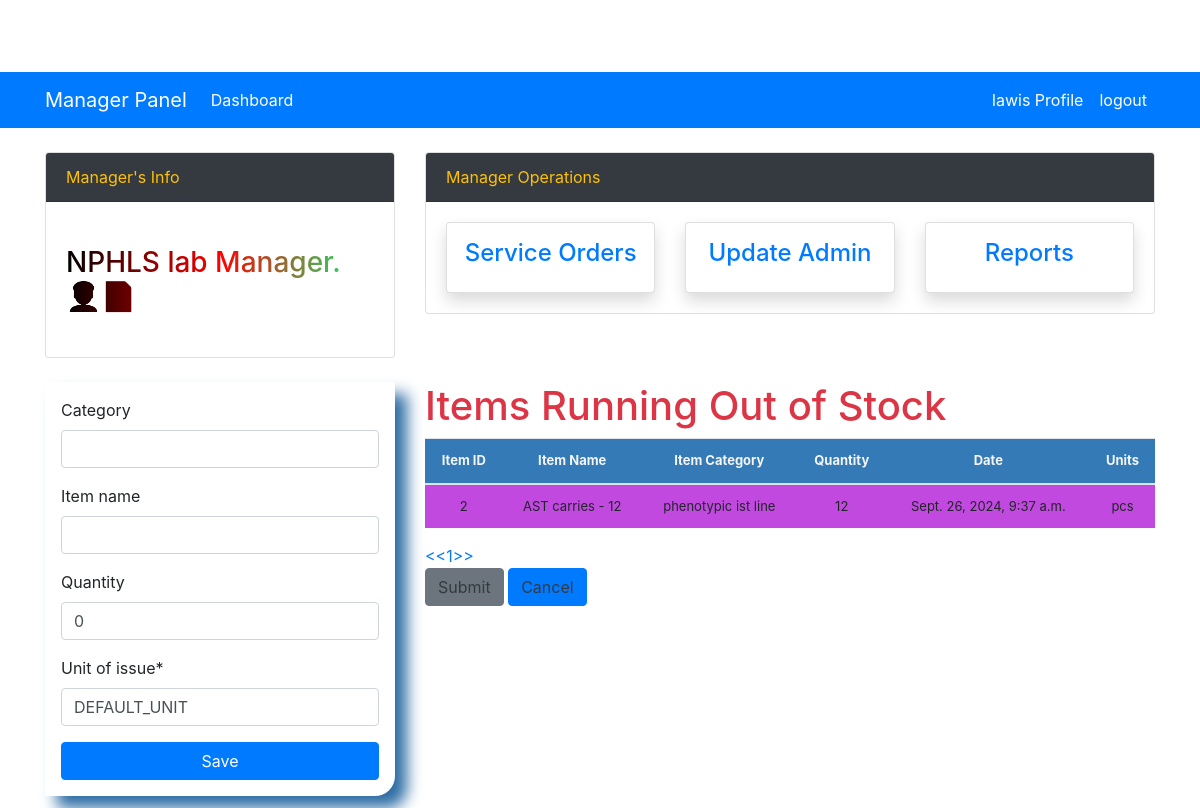
Screenshot of /update_admin/ (signed in) with the database file from the repository.
### stock/models.py (models this page shows, shortened)
class Order(models.Model):
    product = models.ForeignKey(Products, on_delete=models.CASCADE)
    staff = models.ForeignKey(User, on_delete=models.CASCADE, null=True)
    date = models.DateTimeField(auto_now_add=True)

class Products(models.Model):
    lab = models.ForeignKey(Lab, on_delete=models.CASCADE, related_name="products", null=True, blank=True)
    category = models.CharField(max_length=50, blank=True, null=True)
    item_name = models.CharField(max_length=50, blank=True, null=True)
    quantity = models.IntegerField(default=0, blank=True, null=True)
    reorder_level = models.IntegerField(default=0, blank=True, null=True)
    unit_of_issue = models.CharField(max_length=20, default='DEFAULT_UNIT')
    created_by = models.ForeignKey(User, on_delete=models.SET_NULL, null=True, blank=True)
    last_updated = models.DateTimeField(auto_now=True)
    timestamp = models.DateTimeField(auto_now_add=True)
    class Meta:
        verbose_name_plural = "Products"
    def __str__(self):
        return f'{self.item_name} - {self.quantity}'

### stock/views.py (the view)
# urls.py: path('update_admin/',views.update, name='update_admin'),
@login_required
def update(request):
    header = "Add Item"
    form = OrderForm(request.POST or None)
    orders = Order.objects.all()
    context = {
        'header':header,
        'form':form,
        'orders':orders,
    }
    return render(request,'manager/update_admin.html', context)

### stock/forms.py
class OrderForm(forms.ModelForm):
    class Meta:
        model = Products
        fields = ['category','item_name','quantity','unit_of_issue']

### stock/templates/manager/update_admin.html (shortened to what this page needs)
{% extends 'partials/m-base.html' %}
{% block content %}
{% include 'partials/m-topnav.html' %}
{% load crispy_forms_tags %}
<div class="container">
    <div class="row my-4">
      <div class="col-md-4">
        <div class="boarder display_table p-3">
              <form action="" method="POST">
                  {{form|crispy}}
                  <input class="btn btn-primary mybutton" type="submit" value ='Save'>
              </form>
          </div>
      </div>
      <div class="col-md-8">
        <h1 class="text-danger">Items Running Out of Stock</h1>
        <form method="post" action="{% url 'download_csv' %}">
            <table class="table">
                <thead>
                    <tr>
                        <th>Item ID</th>
                        <th>Item Name</th>
                        <th>Item Category</th>
                        <th>Quantity</th>
                        <th>Date</th>
                        <th>Units</th>
                    </tr>
                </thead>
                  <tbody>
                    {% for order in orders %}
                        <tr>
                            <td>{{ order.id }}<input type="hidden" name="item_ids" value="{{ item.id }}"></td>
                            <td>{{ order.product }}</td>
                            <td>{{ order.product.category }}</td>
                            <td>{{ order.product.quantity }}</td>
                            <td>{{ order.date }}</td>
                            <td>{{ order.product.unit_of_issue }}</td>
                        </tr>
                    {% endfor %}
                </tbody>
            </table>
            <input type="submit" value ="Submit" class=" btn btn-secondary text-dark"/>
            <a type="button" class="btn btn-primary text-dark" href="{% url 'update_admin' %}">Cancel</a>
        </form>
    </div>
      </div>
    </div>
{% endblock %}

### stock/templates/partials/m-nav.html (shortened to what this page needs)
   <nav class="navbar navbar-expand-lg navbar-light bg-primary">
    <div class="container">
    <a class="navbar-brand text-white" href="{% url 'manager_view' %}">Manager Panel</a>
    <div class="collapse navbar-collapse" id="navbarSupportedContent">
      <ul class="navbar-nav mr-auto">
        <li class="nav-item active">
          <a class="nav-link text-white" href="{% url 'manager_view' %}">Dashboard <span class="sr-only">(current)</span></a>
        </li>
      </ul>
      <ul class="navbar-nav ml-auto">
        <li class="nav-item active">
          <a class="nav-link text-white" href="{% url 'profile' %}">{{user.username}} Profile <span class="sr-only">(current)</span></a>
        </li>
        <li class="nav-item">
          <a class="nav-link text-white" href="{% url 'logout' %}">logout</a>
        </li>
      </ul>
    </div>
</div>
  </nav>

### stock/static/css/stylesheet.css (style rules this page uses)
body { background-color: whitesmoke; }
.table { font-size: 13px; text-align: center; width: 95%; margin: auto; }
.table tr:nth-child(odd) { background-color: #c149df; }
th { background-color: #337ab7; color: whitesmoke; }
.display_table { border-bottom-right-radius: 20px; padding-left: 5px; padding-right: 5px; padding-bottom: 20px; box-shadow: 12px 12px 15px #2e6da4; }
.mybutton { width: 100%; }

### stock/static/css/navbar-top-fixed.css (style rules this page uses)
body { min-height: 75rem; padding-top: 4.5rem; }

### stock/templates/partials/m-base.html (style rules this page uses)
body { margin-top:0px; }

### rows the page displays
Order: id "2", product "AST carries - 12", product.category "phenotypic ist line", product.quantity "12", date "Sept. 26, 2024, 9:37 a.m.", product.unit_of_issue "pcs"

### other values shown
{{ user.username }} "lawis"
